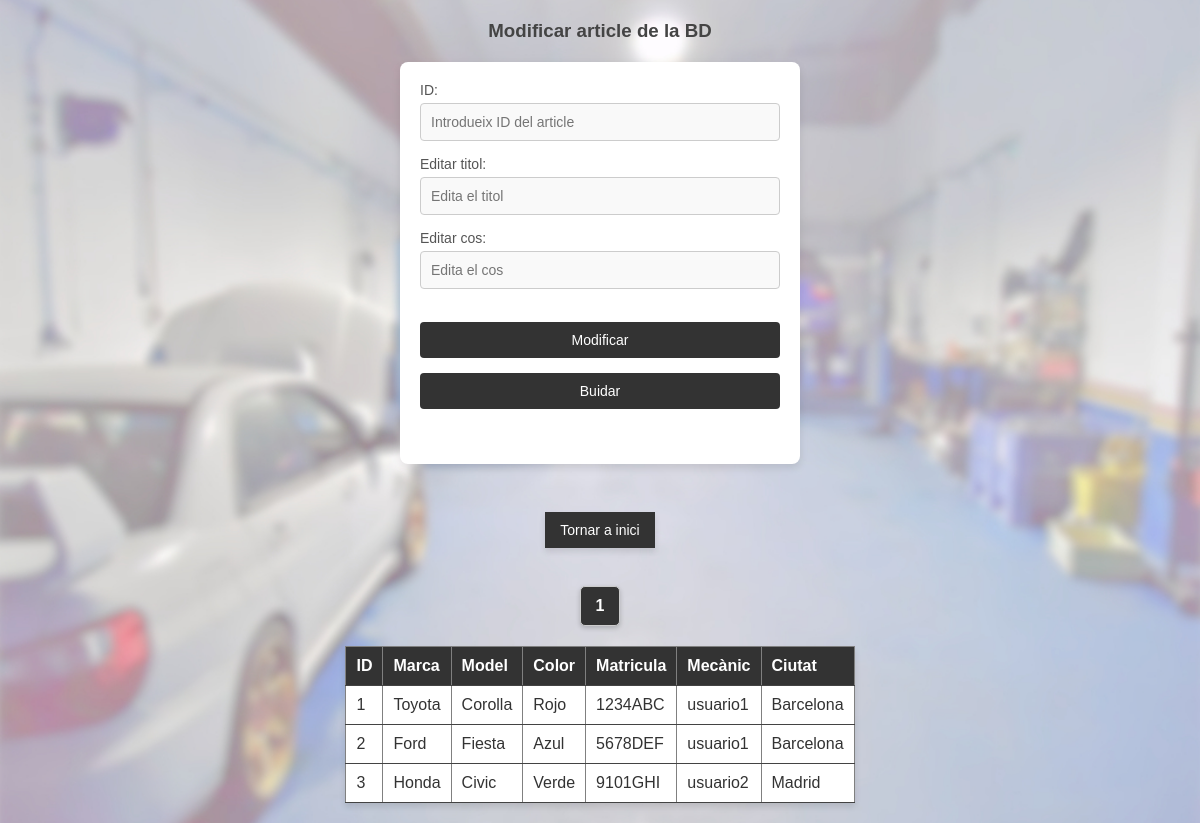
Screenshot of /Vistes/Modificar.php with the database file from the repository.
### tables this page shows
CREATE TABLE `article` (
  `ID` int(11) NOT NULL AUTO_INCREMENT,  
  `marca` varchar(100) NOT NULL,  
  `model` varchar(100) NOT NULL,  
  `color` varchar(50) NOT NULL,  
  `matricula` varchar(20) NOT NULL,  
  `nom_usuari` varchar(50) DEFAULT NULL,  
  PRIMARY KEY (`ID`),  
  CONSTRAINT `fk_nomUsuari` FOREIGN KEY (`nom_usuari`) REFERENCES `usuaris` (`nombreUsuario`) ON DELETE CASCADE ON UPDATE CASCADE  
);

CREATE TABLE `usuaris` (
    `ID` int(11) NOT NULL AUTO_INCREMENT,  
    `nombreUsuario` varchar(50) NOT NULL,  
    `contrasenya` varchar(255) NOT NULL,  
    `correo` varchar(100) NOT NULL,  
    `ciutat` varchar(100) NOT NULL,  
    PRIMARY KEY (`ID`),  
    UNIQUE (`nombreUsuario`),  
    UNIQUE (`correo`)  
);

### Model/mostrarLlista.php (the view, shortened to what this page needs)
<?php
try {
    $connexio = new PDO('mysql:host=localhost;dbname=pt04_miguel_hornos', 'root', '');
    $connexio->setAttribute(PDO::ATTR_ERRMODE, PDO::ERRMODE_EXCEPTION);
    $resultatsPerPagina = 5;
    $paginaActual = isset($_GET['pagina']) ? (int)$_GET['pagina'] : 1;
    $offset = ($paginaActual - 1) * $resultatsPerPagina;
    $consultaTotal = $connexio->prepare("SELECT COUNT(*) as total FROM article");
    $consultaTotal->execute();
    $totalArticles = $consultaTotal->fetchColumn();
    $totalPags = ceil($totalArticles / $resultatsPerPagina);
    $consulta = $connexio->prepare("
        SELECT a.*, u.ciutat
        FROM article a
        LEFT JOIN usuaris u ON a.nom_usuari = u.nombreUsuario
        LIMIT :offset, :limit
    ");
    $consulta->bindValue(':offset', $offset, PDO::PARAM_INT);
    $consulta->bindValue(':limit', $resultatsPerPagina, PDO::PARAM_INT);
    $consulta->execute();
    $articles = $consulta->fetchAll(PDO::FETCH_ASSOC);
    echo "<div class='paginacio'>";
    for ($i = 1; $i <= $totalPags; $i++) {
        if ($i == $paginaActual) {
            echo '<strong>' . $i . '</strong>';
        } else {
            echo '<a href="?pagina=' . $i . '">' . $i . '</a>';
        }
    }
    echo "</div>";
    echo "<div class='articles'>";
    if (count($articles) > 0) {
        echo "<table border='1'>";
        echo "<tr><th>ID</th><th>Marca</th><th>Model</th><th>Color</th><th>Matricula</th><th>Mecànic</th><th>Ciutat</th></tr>";
        foreach ($articles as $article) {
            echo "<tr>";
            echo "<td>" . htmlspecialchars($article['ID']) . "</td>";
            echo "<td>" . htmlspecialchars($article['marca']) . "</td>";
            echo "<td>" . htmlspecialchars($article['model']) . "</td>";
            echo "<td>" . htmlspecialchars($article['color']) . "</td>";
            echo "<td>" . htmlspecialchars($article['matricula']) . "</td>";
            echo "<td>" . htmlspecialchars($article['nom_usuari']) . "</td>";
            echo "<td>" . htmlspecialchars($article['ciutat']) . "</td>";
            echo "</tr>";
        }
        echo "</table>";
    } else {
        echo "No s'han trobat articles.<br>";
    }
    echo "</div>";
} catch (PDOException $e) {
    echo "Error de connexió: " . htmlspecialchars($e->getMessage()) . " ❌";
}
?>

### Estils/estils.css (style rules this page uses)
* { margin: 0; padding: 0; box-sizing: border-box; }
body { font-family: Arial, sans-serif; background: url('../imgs/fons.jpg') no-repeat center center fixed; background-size: cover; color: #333; padding: 20px; display: flex; flex-direction: column; justify-content: center; align-items: center; }
table { width: 100%; border-collapse: collapse; margin-top: 20px; background-color: #fff; box-shadow: 0 4px 6px rgba(0, 0, 0, 0.1); }
table th, table td { padding: 10px; text-align: left; border-bottom: 1px solid #434343; }
table th { background-color: #333; color: #fff; }
.paginacio { display: flex; justify-content: center; margin-top: 20px; }
.paginacio a, .paginacio strong { display: inline-block; padding: 10px 15px; margin: 0 5px; background-color: #fff; color: #333; border: 1px solid #ccc; border-radius: 5px; text-decoration: none; transition: background-color 0.3s, box-shadow 0.3s; }
.paginacio strong { background-color: #333; color: #fff; box-shadow: 0 2px 5px rgba(0, 0, 0, 0.2); }

### rows the page displays
article: ID "1", marca "Toyota", model "Corolla", color "Rojo", matricula "1234ABC", nom_usuari "usuario1", usuaris.ciutat "Barcelona"
article: ID "2", marca "Ford", model "Fiesta", color "Azul", matricula "5678DEF", nom_usuari "usuario1", usuaris.ciutat "Barcelona"
article: ID "3", marca "Honda", model "Civic", color "Verde", matricula "9101GHI", nom_usuari "usuario2", usuaris.ciutat "Madrid"
